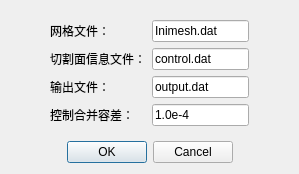
<?xml version="1.0" encoding="UTF-8"?>
<ui version="4.0">
 <class>Form</class>
 <widget class="QWidget" name="Form">
  <property name="geometry">
   <rect>
    <x>0</x>
    <y>0</y>
    <width>299</width>
    <height>171</height>
   </rect>
  </property>
  <property name="windowTitle">
   <string>Form</string>
  </property>
  <layout class="QHBoxLayout" name="horizontalLayout">
   <item>
    <spacer name="horizontalSpacer">
     <property name="orientation">
      <enum>Qt::Orientation::Horizontal</enum>
     </property>
     <property name="sizeHint" stdset="0">
      <size>
       <width>40</width>
       <height>20</height>
      </size>
     </property>
    </spacer>
   </item>
   <item>
    <layout class="QVBoxLayout" name="verticalLayout">
     <item>
      <spacer name="verticalSpacer_2">
       <property name="orientation">
        <enum>Qt::Orientation::Vertical</enum>
       </property>
       <property name="sizeHint" stdset="0">
        <size>
         <width>20</width>
         <height>40</height>
        </size>
       </property>
      </spacer>
     </item>
     <item>
      <widget class="QWidget" name="widget" native="true">
       <layout class="QGridLayout" name="gridLayout">
        <item row="0" column="1">
         <widget class="QLineEdit" name="lineEdit">
          <property name="text">
           <string>Inimesh.dat</string>
          </property>
         </widget>
        </item>
        <item row="2" column="0">
         <widget class="QLabel" name="label_3">
          <property name="text">
           <string>输出文件：</string>
          </property>
         </widget>
        </item>
        <item row="1" column="0">
         <widget class="QLabel" name="label_2">
          <property name="text">
           <string>切割面信息文件：</string>
          </property>
         </widget>
        </item>
        <item row="2" column="1">
         <widget class="QLineEdit" name="lineEdit_3">
          <property name="text">
           <string>output.dat</string>
          </property>
         </widget>
        </item>
        <item row="1" column="1">
         <widget class="QLineEdit" name="lineEdit_2">
          <property name="text">
           <string>control.dat</string>
          </property>
         </widget>
        </item>
        <item row="0" column="0">
         <widget class="QLabel" name="label">
          <property name="text">
           <string>网格文件：</string>
          </property>
         </widget>
        </item>
        <item row="3" column="0">
         <widget class="QLabel" name="label_4">
          <property name="text">
           <string>控制合并容差：</string>
          </property>
         </widget>
        </item>
        <item row="3" column="1">
         <widget class="QLineEdit" name="lineEdit_4">
          <property name="text">
           <string>1.0e-4</string>
          </property>
         </widget>
        </item>
       </layout>
      </widget>
     </item>
     <item>
      <widget class="QDialogButtonBox" name="buttonBox_2">
       <property name="standardButtons">
        <set>QDialogButtonBox::StandardButton::Cancel|QDialogButtonBox::StandardButton::Ok</set>
       </property>
       <property name="centerButtons">
        <bool>true</bool>
       </property>
      </widget>
     </item>
     <item>
      <spacer name="verticalSpacer_3">
       <property name="orientation">
        <enum>Qt::Orientation::Vertical</enum>
       </property>
       <property name="sizeHint" stdset="0">
        <size>
         <width>20</width>
         <height>40</height>
        </size>
       </property>
      </spacer>
     </item>
    </layout>
   </item>
   <item>
    <spacer name="horizontalSpacer_2">
     <property name="orientation">
      <enum>Qt::Orientation::Horizontal</enum>
     </property>
     <property name="sizeHint" stdset="0">
      <size>
       <width>40</width>
       <height>20</height>
      </size>
     </property>
    </spacer>
   </item>
  </layout>
 </widget>
 <resources/>
 <connections/>
</ui>
